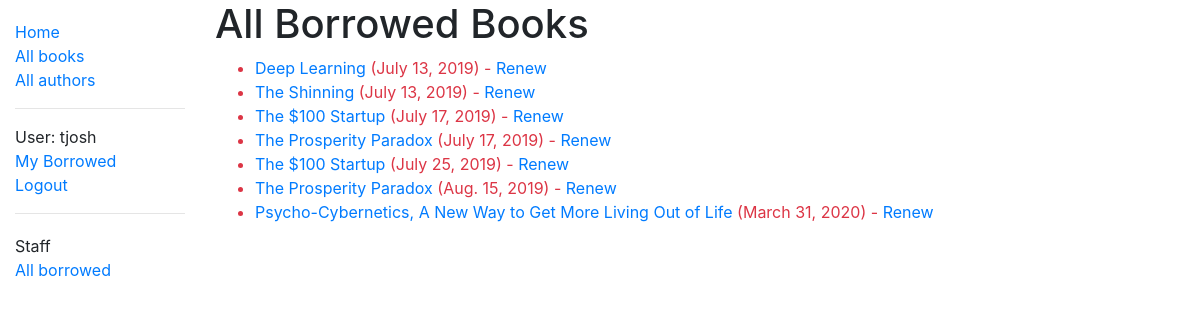
The app's page /catalog/borrowed/ (signed in), older data.
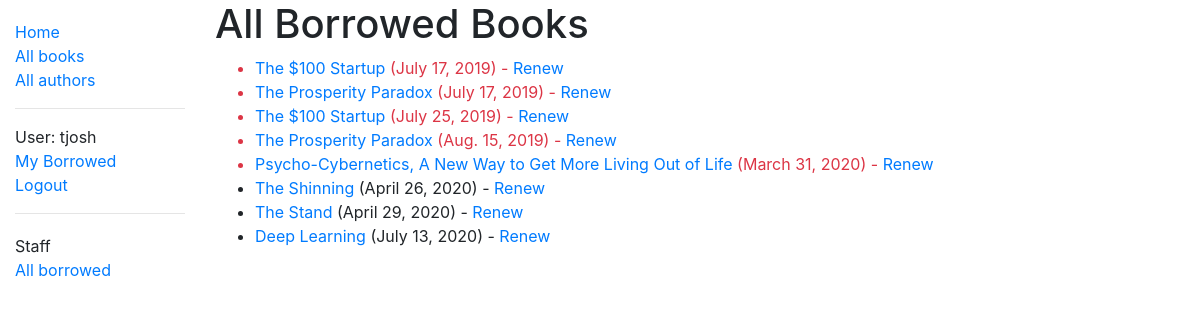
The same page, newer data.
### catalog/models.py (models this page shows, shortened)
class BookInstance(models.Model):
    id = models.UUIDField(
        primary_key=True,
        default=uuid.uuid4,
        help_text="Unique ID for this particular book across whole library",
    )
    book = models.ForeignKey("Book", on_delete=models.SET_NULL, null=True)
    imprint = models.CharField(max_length=200)
    due_back = models.DateField(null=True, blank=True)
    book_borrower = models.ForeignKey(
        User, on_delete=models.SET_NULL, null=True, blank=True
    )
    book_quality = models.CharField(max_length=200)
    LOAN_STATUS = (
        ("m", "Maintenance"),
        ("o", "On loan"),
        ("a", "Available"),
        ("r", "Reserved"),
    )
    status = models.CharField(
        max_length=1,
        choices=LOAN_STATUS,
        blank=True,
        default="m",
        help_text="Book availability",
    )
    class Meta:
        ordering = ["due_back"]
        permissions = (("can_mark_returned", "Set book as returned"),)
    @property
    def is_overdue(self):
        if self.due_back and date.today() > self.due_back:
            return True
        return False

class Book(models.Model):
    title = models.CharField(max_length=200)
    author = models.ForeignKey("Author", on_delete=models.SET_NULL, null=True)
    summary = models.TextField(
        max_length=1000, help_text="Enter a brief description of the book"
    )
    isbn = models.CharField(
        "ISBN",
        max_length=13,
        help_text="13 Character"
        ' <a href="https://www.isbn-international.org/content/what-isbn">'
        "ISBN number</a>",
    )
    genre = models.ManyToManyField(
        Genre, help_text="Select a genre for this book"
    )
    book_language = models.ForeignKey(
        "BookLanguage", on_delete=models.SET_NULL, null=True
    )
    def display_genre(self):
        """Create a string for the Genre.
        This is required to display genre in Admin."""
        return ", ".join(genre.name for genre in self.genre.all()[:3])
    display_genre.short_description = "Genre"

### catalog/views.py (the view)
class AllLoanedBooksListView(PermissionRequiredMixin, generic.ListView):
    model = BookInstance
    permission_required = "catalog.can_mark_returned"
    template_name = "catalog/bookinstance_list_borrowed_all.html"
    paginate_by = 10
    def get_queryset(self):
        return BookInstance.objects.filter(status__exact="o").order_by(
            "due_back"
        )

### catalog/templates/catalog/bookinstance_list_borrowed_all.html
{% extends "base_generic.html" %}
{% block content %}
<h1>All Borrowed Books</h1>
{% if bookinstance_list %}
<ul>
  {% for bookinst in bookinstance_list %}
  <li class="{% if bookinst.is_overdue %}text-danger{% endif %}">
    <a href="{% url 'book-detail' bookinst.book.pk %}">{{bookinst.book.title}}</a> ({{ bookinst.due_back }})
    {% if perms.catalog.can_mark_returned %}- <a href="{% url 'renew-book-librarian' bookinst.id %}">Renew</a>
    {% endif %}
  </li>
  {% endfor %}
</ul>
{% else %}
<p>There are no books borrowed.</p>
{% endif %}
{% endblock %}

### catalog/templates/base_generic.html (shortened to what this page needs)
<!DOCTYPE html>
<html lang="en">
<head>
  <link rel="stylesheet" href="https://stackpath.bootstrapcdn.com/bootstrap/4.1.3/css/bootstrap.min.css"
>
  {% load static %}
  <link rel="stylesheet" href="{% static 'css/styles.css' %}">
</head>
<body>
  <div class="container-fluid">
    <div class="row">
      <div class="col-sm-2">
        {% block sidebar %}
        <ul class="sidebar-nav">
          <li><a href="{% url 'index' %}">Home</a></li>
          <li><a href="{% url 'books' %}">All books</a></li>
          <li><a href="{% url 'authors' %}">All authors</a></li>
          <hr>
          {% if user.is_authenticated %}
          <li>User: {{ user.get_username }}</li>
          <li><a href="{% url 'my-borrowed' %}">My Borrowed</a></li>
          <li><a href="{% url 'logout'%}?next={{request.path}}">Logout</a></li>
          {% else %}
          <li><a href="{% url 'login'%}?next={{request.path}}">Login</a></li>
          {% endif %}
          <hr>
          <ul class="sidebar-nav">
            {% if perms.catalog.can_mark_returned %}
            <li>Staff</li>
            <li><a href="{% url 'all-borrowed' %}">All borrowed</a></li>
            {% endif %}
          </ul>
        </ul>
        {% endblock %}
      </div>
      <div class="col-sm-10 ">{% block content %}{% endblock %}</div>
    </div>
  </div>
</body>
</html>

### catalog/static/css/styles.css (style rules this page uses)
.sidebar-nav { margin-top: 20px; padding: 0; list-style: none; }

Row changes from the older to the newer data that the page shows:
changed BookInstance "The Shinning": due_back "July 13, 2019" → "April 26, 2020"; moves down the list
now on this page (row edited): BookInstance: book "The Stand", due_back "April 29, 2020"
changed BookInstance "Deep Learning": due_back "July 13, 2019" → "July 13, 2020"; moves down the list
